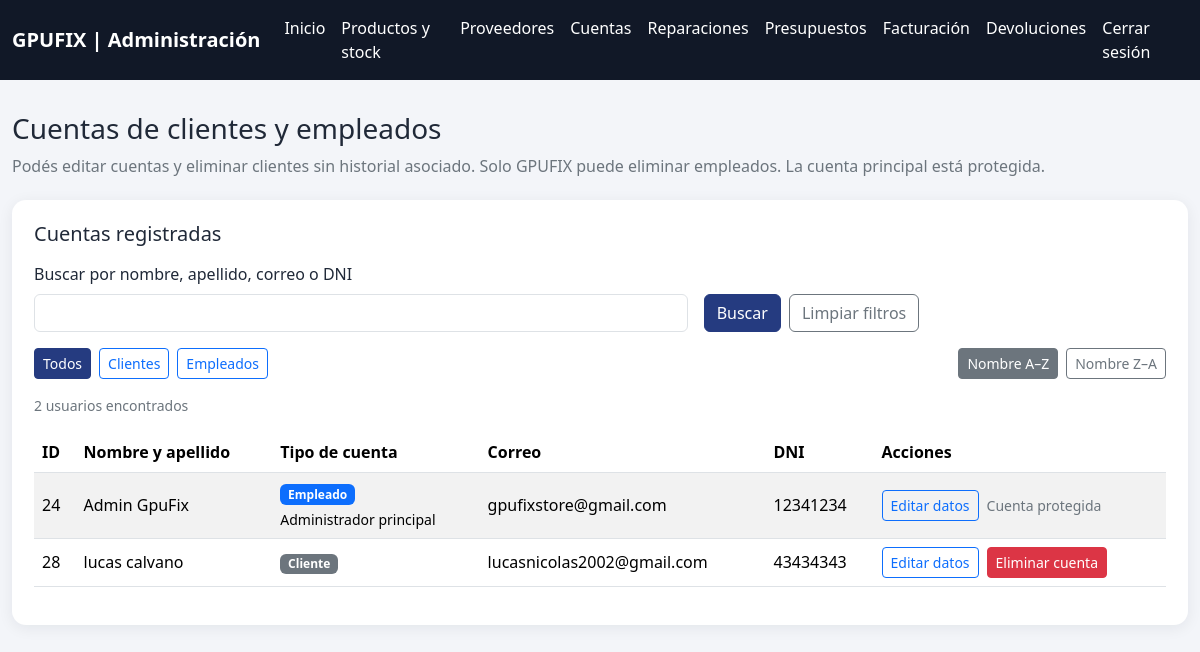
Screenshot of /admin-cuentas.php (signed in) with the database file from the repository.
### tables this page shows
CREATE TABLE `usuarios` (
  `id_correo` int(11) NOT NULL AUTO_INCREMENT,
  `correo` varchar(150) NOT NULL,
  `contraseña` varchar(255) NOT NULL,
  `nombre` varchar(100) NOT NULL,
  `apellido` varchar(100) NOT NULL,
  `dni` varchar(8) NOT NULL,
  `telefono` varchar(30) DEFAULT NULL,
  PRIMARY KEY (`id_correo`),
  UNIQUE KEY `uq_usuarios_correo` (`correo`)
);

CREATE TABLE `cliente` (
  `id_cliente` int(11) NOT NULL AUTO_INCREMENT,
  `id_correo` int(11) NOT NULL,
  `direccion` varchar(255) DEFAULT NULL,
  PRIMARY KEY (`id_cliente`),
  UNIQUE KEY `uq_cliente_correo` (`id_correo`),
  CONSTRAINT `fk_cliente_usuarios` FOREIGN KEY (`id_correo`) REFERENCES `usuarios` (`id_correo`)
);

### admin-cuentas.php (the view, shortened to what this page needs)
<?php
require_once __DIR__ . '/admin-comun.php';
$esAdministradorPrincipal = admin_es_cuenta_principal($conexion);
$busquedaCuentas = is_string($_GET['buscar'] ?? null) ? trim($_GET['buscar']) : '';
$busquedaCuentas = mb_substr($busquedaCuentas, 0, 150, 'UTF-8');
$tipoFiltro = is_string($_GET['tipo'] ?? null) && in_array($_GET['tipo'], ['cliente', 'empleado'], true) ? $_GET['tipo'] : '';
$ordenCuentas = ($_GET['orden'] ?? '') === 'desc' ? 'desc' : 'asc';
$parametrosFiltro = ['buscar' => $busquedaCuentas, 'tipo' => $tipoFiltro, 'orden' => $ordenCuentas];
$urlListado = 'admin-cuentas.php?' . http_build_query($parametrosFiltro);
$patronBusqueda = '%' . str_replace(['!', '%', '_'], ['!!', '!%', '!_'], $busquedaCuentas) . '%';
$condicionTipo = $tipoFiltro === 'empleado' ? ' AND e.id_empleado IS NOT NULL' : ($tipoFiltro === 'cliente' ? ' AND e.id_empleado IS NULL' : '');
$direccionOrden = $ordenCuentas === 'desc' ? 'DESC' : 'ASC';
$consultaCuentas = $conexion->prepare('SELECT u.id_correo, u.nombre, u.apellido, u.correo, u.dni, e.id_empleado, p.nombre AS puesto, c.id_cliente
    FROM usuarios u LEFT JOIN empleado e ON e.id_correo = u.id_correo LEFT JOIN puesto p ON p.id_puesto = e.id_puesto
    LEFT JOIN cliente c ON c.id_correo = u.id_correo
    WHERE (CONCAT(u.nombre, " ", u.apellido) LIKE ? ESCAPE "!" OR u.correo LIKE ? ESCAPE "!" OR u.dni LIKE ? ESCAPE "!")'
    . $condicionTipo . ' ORDER BY u.nombre ' . $direccionOrden . ', u.apellido ' . $direccionOrden . ', u.id_correo ASC');
$consultaCuentas->bind_param('sss', $patronBusqueda, $patronBusqueda, $patronBusqueda);
$consultaCuentas->execute();
$cuentas = $consultaCuentas->get_result();
admin_layout_inicio('Cuentas');
?>
<h1 class="h3 mt-3">Cuentas de clientes y empleados</h1>
<p class="text-secondary">Podés editar cuentas y eliminar clientes sin historial asociado. Solo GPUFIX puede eliminar empleados. La cuenta principal está protegida.</p>
<section class="panel" id="lista-cuentas" aria-labelledby="tituloCuentas">
    <h2 class="h5 mb-3" id="tituloCuentas">Cuentas registradas</h2>
    <form method="get" action="admin-cuentas.php#lista-cuentas" class="row g-3 align-items-end mb-3" role="search">
        <div class="col-md-7"><label class="form-label" for="buscarCuentas">Buscar por nombre, apellido, correo o DNI</label><input class="form-control" id="buscarCuentas" name="buscar" type="search" maxlength="150" value="<?= admin_e($busquedaCuentas) ?>"></div>
        <div class="col-md-auto d-flex gap-2"><button class="btn btn-primary" type="submit">Buscar</button><a class="btn btn-outline-secondary" href="admin-cuentas.php#lista-cuentas">Limpiar filtros</a></div>
    </form>
    <div class="d-flex flex-wrap justify-content-between gap-3 mb-3">
        <div class="d-flex flex-wrap gap-2" role="group" aria-label="Filtrar tipo de cuenta">
            <?php foreach (['' => 'Todos', 'cliente' => 'Clientes', 'empleado' => 'Empleados'] as $tipo => $etiqueta): ?>
                <a class="btn btn-sm <?= $tipoFiltro === $tipo ? 'btn-primary' : 'btn-outline-primary' ?>" href="admin-cuentas.php?<?= admin_e(http_build_query(array_replace($parametrosFiltro, ['tipo' => $tipo]))) ?>#lista-cuentas" <?= $tipoFiltro === $tipo ? 'aria-current="true"' : '' ?>><?= $etiqueta ?></a>
            <?php endforeach; ?>
        </div>
        <div class="d-flex flex-wrap gap-2" role="group" aria-label="Ordenar por nombre">
            <?php foreach (['asc' => 'Nombre A–Z', 'desc' => 'Nombre Z–A'] as $orden => $etiqueta): ?>
                <a class="btn btn-sm <?= $ordenCuentas === $orden ? 'btn-secondary' : 'btn-outline-secondary' ?>" href="admin-cuentas.php?<?= admin_e(http_build_query(array_replace($parametrosFiltro, ['orden' => $orden]))) ?>#lista-cuentas" <?= $ordenCuentas === $orden ? 'aria-current="true"' : '' ?>><?= $etiqueta ?></a>
            <?php endforeach; ?>
        </div>
    </div>
    <p class="small text-secondary"><?= (int) $cuentas->num_rows ?> <?= $cuentas->num_rows === 1 ? 'usuario encontrado' : 'usuarios encontrados' ?></p>
    <div class="table-responsive"><table class="table table-striped align-middle">
        <thead><tr><th>ID</th><th>Nombre y apellido</th><th>Tipo de cuenta</th><th>Correo</th><th>DNI</th><th>Acciones</th></tr></thead>
        <tbody>
        <?php while ($cuenta = $cuentas->fetch_assoc()): $esPrincipal = strtolower($cuenta['correo']) === 'gpufixstore@gmail.com'; ?>
            <tr>
                <td><?= (int) $cuenta['id_correo'] ?></td>
                <td><?= admin_e($cuenta['nombre'] . ' ' . $cuenta['apellido']) ?></td>
                <td><span class="badge <?= $cuenta['id_empleado'] ? 'text-bg-primary' : 'text-bg-secondary' ?>"><?= $cuenta['id_empleado'] ? 'Empleado' : 'Cliente' ?></span><?php if ($esPrincipal): ?><div class="small mt-1">Administrador principal</div><?php elseif ($cuenta['id_empleado']): ?><div class="small text-secondary mt-1"><?= admin_e($cuenta['puesto']) ?></div><?php endif; ?></td>
                <td><?= admin_e($cuenta['correo']) ?></td>
                <td><?= admin_e($cuenta['dni']) ?></td>
                <td><div class="d-flex flex-wrap gap-2">
                    <?php if (!$esPrincipal || $esAdministradorPrincipal): ?><a class="btn btn-sm btn-outline-primary" href="<?= admin_e($urlListado . '&editar=' . (int) $cuenta['id_correo']) ?>#editar-cuenta">Editar datos</a><?php endif; ?>
                    <?php if (!$esPrincipal && (!$cuenta['id_empleado'] || $esAdministradorPrincipal)): ?>
                    <form method="post" action="<?= admin_e($urlListado) ?>#lista-cuentas">
                        <button class="btn btn-sm btn-danger" type="submit" aria-label="<?= admin_e('Eliminar cuenta de ' . $cuenta['correo']) ?>">Eliminar cuenta</button>
                    </form>
                    <?php else: ?><span class="small text-secondary align-self-center"><?= $esPrincipal ? 'Cuenta protegida' : 'Solo GPUFIX puede eliminar' ?></span><?php endif; ?>
                </div></td>
            </tr>
        <?php endwhile; ?>
        </tbody>
    </table></div>
</section>
<?php
admin_layout_fin();

### admin-comun.php (shortened to what this page needs)
<?php
function admin_es_cuenta_principal(mysqli $conexion): bool {
    $consulta = $conexion->prepare("SELECT e.id_empleado FROM empleado e INNER JOIN usuarios u ON u.id_correo = e.id_correo INNER JOIN puesto p ON p.id_puesto = e.id_puesto WHERE e.id_empleado = ? AND u.correo = 'gpufixstore@gmail.com' AND p.nombre = 'Administrador' LIMIT 1");
    $idEmpleado = (int) ($_SESSION['empleado_id'] ?? 0);
    $consulta->bind_param('i', $idEmpleado);
    $consulta->execute();
    $principal = (bool) $consulta->get_result()->fetch_assoc();
    return $principal;
}
function admin_e($v): string {
    return htmlspecialchars((string)$v, ENT_QUOTES, 'UTF-8');
}
function admin_layout_inicio(string $titulo): void {
    $enlaceCuentas = '<a class="nav-link" href="admin-cuentas.php">Cuentas</a>';
    echo '<!doctype html>
<html lang="es">
<head>
    <title>'.admin_e($titulo).' - GPUFIX</title>
    <link href="https://cdn.jsdelivr.net/npm/bootstrap@5.3.3/dist/css/bootstrap.min.css" rel="stylesheet">
</head>
<body>
    <nav class="navbar navbar-expand-lg">
        <div class="container">
            <a class="navbar-brand fw-bold" href="admin.php">
                GPUFIX | Administración
            </a>
            <div class="collapse navbar-collapse" id="adminNav">
                <div class="navbar-nav ms-auto">
                    <a class="nav-link" href="admin.php">Inicio</a>
                    <a class="nav-link" href="admin-productos.php">Productos y stock</a>
                    <a class="nav-link" href="admin-proveedores.php">Proveedores</a>
                    '.$enlaceCuentas.'
                    <a class="nav-link" href="admin-reparaciones.php">Reparaciones</a>
                    <a class="nav-link" href="admin-presupuestos.php">Presupuestos</a>
                    <a class="nav-link" href="admin-facturacion.php">Facturación</a>
                    <a class="nav-link" href="admin-devoluciones.php">Devoluciones</a>
                    <a class="nav-link" href="cerrar-sesion-admin.php">Cerrar sesión</a>
                </div>
            </div>
        </div>
    </nav>
    <main class="container py-3">';
}
function admin_layout_fin(): void {
    echo '</main><script src="https://cdn.jsdelivr.net/npm/bootstrap@5.3.3/dist/js/bootstrap.bundle.min.js"></script></body></html>';
}

### admin-comun.php (style rules this page uses)
body { background: #f3f5f9; color: #202938; }
.navbar { background: #111827; }
.navbar-brand, .nav-link { color: #fff !important; }
.container { max-width: 1200px; }
.panel { background: white; border-radius: 14px; padding: 22px; box-shadow: 0 3px 15px #10182812; margin: 22px 0; }
.table { vertical-align: middle; }
.btn-primary { background: #253b80; border-color: #253b80; }

### rows the page displays
usuarios: id_correo "24", nombre+apellido "Admin GpuFix", shows "Empleado", shows "Administrador principal", correo "gpufixstore@gmail.com", dni "12341234", shows "Cuenta protegida"
cliente: id_correo.id_correo "28", id_correo.apellido "lucas calvano", shows "Cliente", id_correo.correo "lucasnicolas2002@gmail.com", id_correo.dni "43434343"

### other values shown
$etiqueta "Todos"
$etiqueta "Clientes"
$etiqueta "Empleados"
$etiqueta "Nombre A–Z"
$etiqueta "Nombre Z–A"
$cuentas->num_rows "2"
